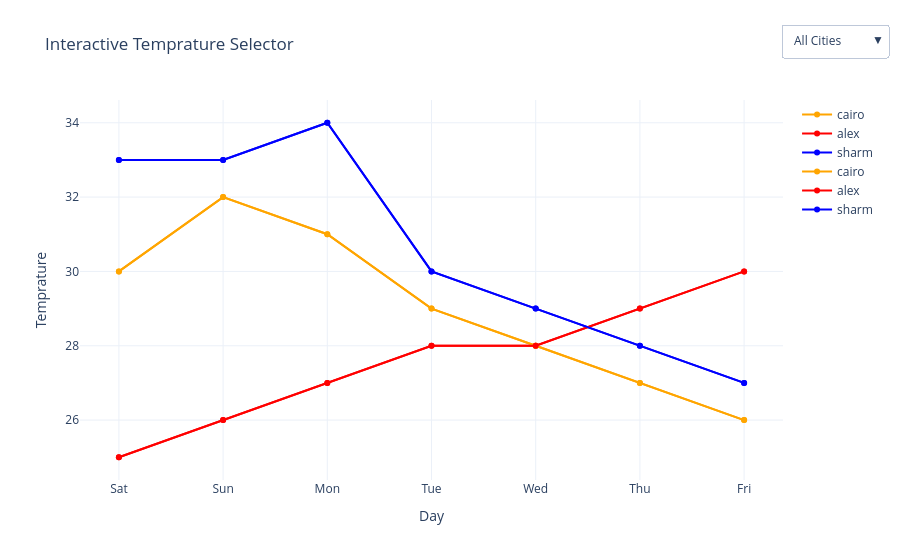

The code cell stored with this chart in its notebook:
### Code cell
fig.add_trace(go.Scatter(
    x = days ,
    y = cairo ,
    mode = 'lines+markers' ,
    name = 'cairo',
    line = dict(color = 'orange', width = 2)
))
#Line for alex temp

fig.add_trace(go.Scatter(
    x = days ,
    y = alex ,
    mode = 'lines+markers' ,
    name = 'alex',
    line = dict(color = 'red', width = 2)
))
#Line for sharm temp
fig.add_trace(go.Scatter(
    x = days ,
    y = sharm ,
    mode = 'lines+markers' ,
    name = 'sharm',
    line = dict(color = 'blue', width = 2)
))


fig.update_layout(
    updatemenus = [
        dict(
            type="dropdown",
            x=1.15, y=1.2,
            buttons=[
                dict(label="All Cities", method="update",
                     args=[{"visible": [True, True, True]}, {"title": "All cities"}]),
                dict(label="Cairo Only", method="update",
                     args=[{"visible": [True, False, False]}, {"title": "Cairo Only"}]),
                dict(label="Alex Only", method="update",
                     args=[{"visible": [False, True, False]}, {"title": "Alex Only"}]),  
                dict(label="Sharm Only", method="update",
                     args=[{"visible": [False, False, True]}, {"title": "Sharm Only"}])  
            ]
        )
    ],
    title="Interactive Temprature Selector",
    xaxis_title="Day",
    yaxis_title="Temprature",
    template="plotly_white"
)

### Figure 1 — Plotly figure (JSON) as saved in the notebook; plotly's stock layout.template omitted (floating-point values rounded to 4 significant figures)
{"data": [{"line": {"color": "orange", "width": 2}, "mode": "lines+markers", "name": "cairo", "type": "scatter", "x": ["Sat", "Sun", "Mon", "Tue", "Wed", "Thu", "Fri"], "y": [30, 32, 31, 29, 28, 27, 26]}, {"line": {"color": "red", "width": 2}, "mode": "lines+markers", "name": "alex", "type": "scatter", "x": ["Sat", "Sun", "Mon", "Tue", "Wed", "Thu", "Fri"], "y": [25, 26, 27, 28, 28, 29, 30]}, {"line": {"color": "blue", "width": 2}, "mode": "lines+markers", "name": "sharm", "type": "scatter", "x": ["Sat", "Sun", "Mon", "Tue", "Wed", "Thu", "Fri"], "y": [33, 33, 34, 30, 29, 28, 27]}, {"line": {"color": "orange", "width": 2}, "mode": "lines+markers", "name": "cairo", "type": "scatter", "x": ["Sat", "Sun", "Mon", "Tue", "Wed", "Thu", "Fri"], "y": [30, 32, 31, 29, 28, 27, 26]}, {"line": {"color": "red", "width": 2}, "mode": "lines+markers", "name": "alex", "type": "scatter", "x": ["Sat", "Sun", "Mon", "Tue", "Wed", "Thu", "Fri"], "y": [25, 26, 27, 28, 28, 29, 30]}, {"line": {"color": "blue", "width": 2}, "mode": "lines+markers", "name": "sharm", "type": "scatter", "x": ["Sat", "Sun", "Mon", "Tue", "Wed", "Thu", "Fri"], "y": [33, 33, 34, 30, 29, 28, 27]}], "layout": {"title": {"text": "Interactive Temprature Selector"}, "updatemenus": [{"buttons": [{"args": [{"visible": [true, true, true]}, {"title": "All cities"}], "label": "All Cities", "method": "update"}, {"args": [{"visible": [true, false, false]}, {"title": "Cairo Only"}], "label": "Cairo Only", "method": "update"}, {"args": [{"visible": [false, true, false]}, {"title": "Alex Only"}], "label": "Alex Only", "method": "update"}, {"args": [{"visible": [false, false, true]}, {"title": "Sharm Only"}], "label": "Sharm Only", "method": "update"}], "type": "dropdown", "x": 1.15, "y": 1.2}], "xaxis": {"title": {"text": "Day"}}, "yaxis": {"title": {"text": "Temprature"}}}}
